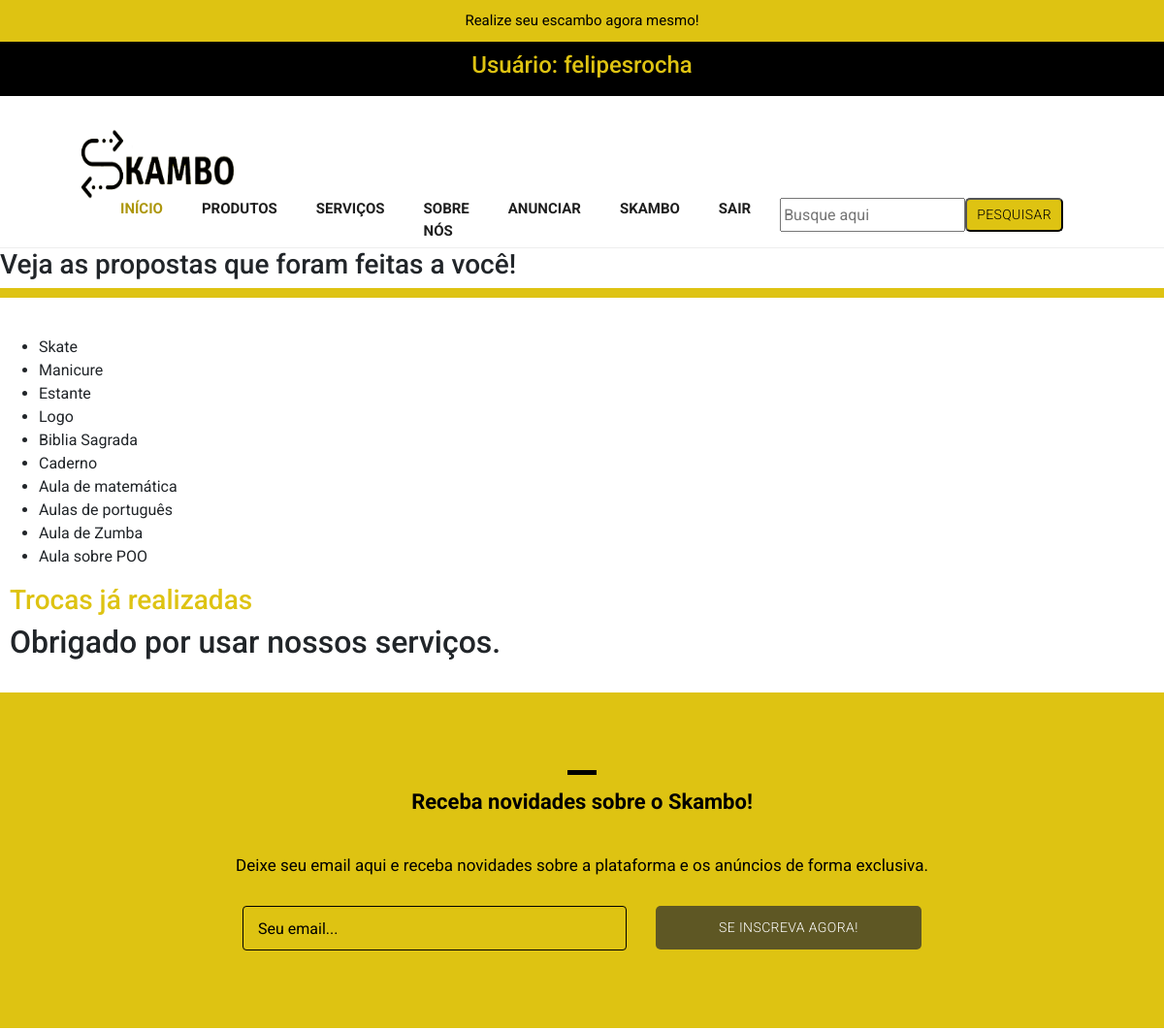
The page /skambo/troca/ (signed in, upper part) on the database as committed earlier.
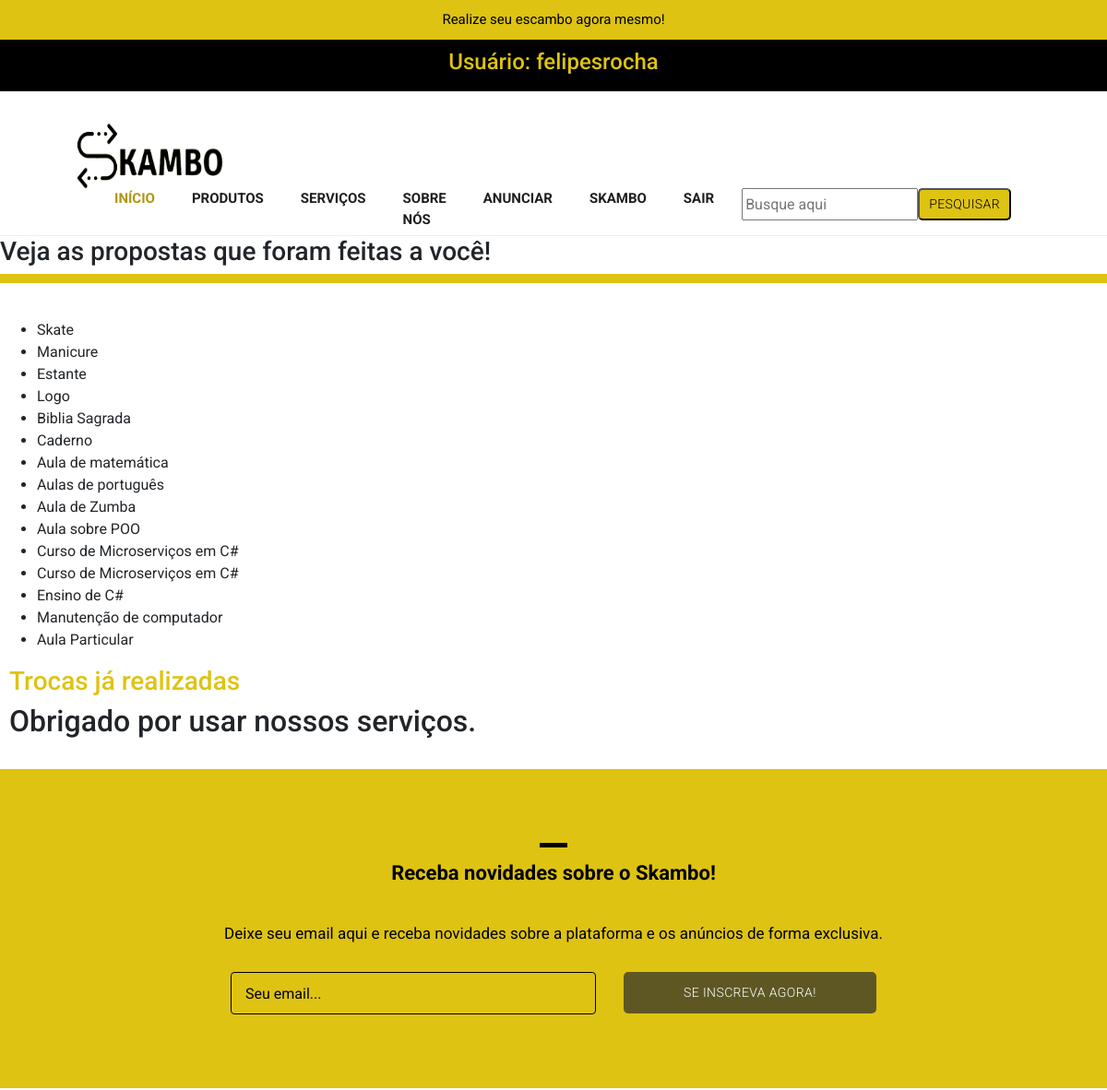
The same page on the database as committed later.
### skambo/models.py (models this page shows, shortened)
class Anuncio(models.Model):
    descricao = models.CharField(max_length=500)
    interesses = models.CharField(max_length=300)
    data = models.DateField(auto_now_add = True)
    contato = models.CharField(max_length=20)
    cidade = models.CharField(max_length=30)
    bairro = models.CharField(max_length=20)
    imagem = models.ImageField(upload_to='media', null=True, blank=True)
    ativo = models.BooleanField()
    anunciante = models.ForeignKey(Usuario, on_delete = models.CASCADE)
    def propostas_em_aberto(self):
        return self.propostas_recebidas.filter(respondida = False)

### skambo/views.py (the view, shortened to what this page needs)
# urls.py: path('troca/', views.TrocaView.as_view(), name="troca"),
class TrocaView(generic.View):
    def get(self, request, *args, **kwargs):
        form = TrocaForm()
        contexto = {'form': form}
        return render(request, 'skambo/troca.html', contexto)

### skambo/models.py
class TrocaForm(ModelForm):
    class Meta:
        model = Troca
        fields = [
            'anuncio_desejado', 'anuncio_proposto'
        ]

### skambo/templates/skambo/troca.html (shortened to what this page needs)
{% extends 'skambo/base.html' %}
{% load static %}
    {% block conteudo %}
        <h3>Veja as propostas que foram feitas a você!</h3>
        <br>
        <br>
        <ul>
            {% for an in user.usuario.anuncio_set.all %}
                <li>
                    {{ an.descricao }}
                </li>
            {% endfor %}
        </ul>
        <h3><a class="troca" href="{% url 'skambo:trocas' %}">Trocas já realizadas</a></h3>
        <h2 class="trocas">Obrigado por usar nossos serviços.</h2>
        <br>
    {% endblock %}

Rows that differ between the two databases and show on the page:
added Anuncio: descricao "Curso de Microserviços em C#"
added Anuncio: descricao "Curso de Microserviços em C#"
added Anuncio: descricao "Ensino de C#"
added Anuncio: descricao "Manutenção de computador"
added Anuncio: descricao "Aula Particular"
